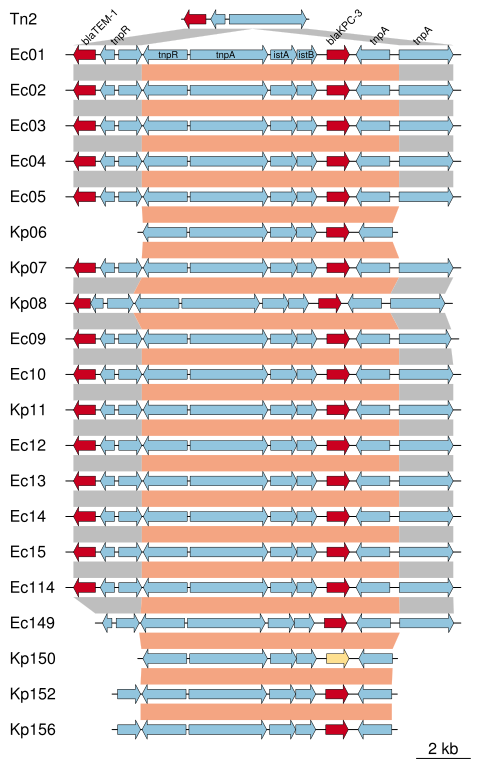

The R source for this figure:
## Gene map of Tn2-Tn4401
## CRE project



###########################
####### IMPORT LIBS #######
###########################

library(genoPlotR)
library(stringr)
library(grid)



###########################
####### DEFINE FUNCS ######
###########################

getter <- function(samp_name){
  
  ## subset just to cre01
  s <- data[data$sample_name == samp_name,]
  
  sample_df <- data.frame(name = c("blaTEM1b", "tnpR_tn2", "tnpA_tn2_left", "tnpR_tn4401", "tnpA_tn4401", "istA_tn4401", "istB_tn4401", "blaKPC3", "tnpA_tn4401_2", "tnpA_tn2_right"),
                          start = c(s$blaTEM1b_begin,
                                    s$tnpR_Tn2_begin,
                                    s$tnpA_Tn2_left_begin,
                                    s$tnpR_Tn4401b_begin, 
                                    s$tnpA_Tn4401b_begin, 
                                    s$istA_Tn4401b_begin, 
                                    s$istB_Tn4401b_begin, 
                                    s$blaKPC3_begin, 
                                    s$tnpA_2_tn4401b_begin,
                                    s$tnpA_Tn2_right_begin),
                          end = c(s$blaTEM1b_end,
                                  s$tnpR_Tn2_end,
                                  s$tnpA_Tn2_left_end,
                                  s$tnpR_Tn4401b_end, 
                                  s$tnpA_Tn4401b_end, 
                                  s$istA_Tn4401b_end, 
                                  s$istB_Tn4401b_end, 
                                  s$blaKPC3_end, 
                                  s$tnpA_2_tn4401b_end,
                                  s$tnpA_Tn2_right_end),
                          strand = c(-1,-1,1,-1,1,1,1,1,-1,1), lwd = 0.5,
                          col = c("#ca0020", "#92c5de", "#92c5de","#92c5de", "#92c5de", "#92c5de", "#92c5de", "#ca0020", "#92c5de", "#92c5de"))
  
  sample_seg <- dna_seg(sample_df)
  
  return(sample_seg)
}
  # This gets start and end coordinates for arrows

comp_getter <- function(df, upper_samp, lower_samp){
  
  u_s <- with(df[names == upper_samp,], c(utlb, utle+1, utrb))
  # get the upper starts
  u_e <- with(df[names == upper_samp,], c(utle, utrb-1, utre))
  # get the upper ends
  l_s <- with(df[names == lower_samp,], c(utlb, utle+1, utrb))
  # get the lower starts
  l_e <- with(df[names == lower_samp,], c(utle, utrb-1, utre))
  # get the lower ends
  
  out_df <- data.frame(start1 = u_s, end1 = u_e, start2 = l_s, end2 = l_e, col = c("gray", "#f4a582", "gray"))
  out_comp <- comparison(out_df)
  return(out_comp)
}
  # This gets coordinates for track comparisons


###########################
######## READ DATA ########
###########################

data <- read.table("final_positions_7_11_fix.txt", header = TRUE, sep = ",")


##########################################
######## EXTRACT THE SEGMENT DATA ########
##########################################

# define the tn2 segment
tn2 <- data.frame(name = c("blaTEMb", "tnpR", "tnpA"), 
                  start = c(150, 1191, 1912), 
                  end = c(1006, 1748, 4917), 
                  strand = c(-1, -1, 1), lwd = 0.5,
                  col = c("#ca0020", "#92c5de", "#92c5de"))
tn2_seg <- dna_seg(tn2)

## Get the easy ones
cre001_seg <- getter("CRE001"); cre002_seg <- getter("CRE002")
cre003_seg <- getter("CRE003"); cre004_seg <- getter("CRE004")
cre005_seg <- getter("CRE005"); cre007_seg <- getter("CRE007")
cre008_seg <- getter("CRE008"); cre009_seg <- getter("CRE009")
cre010_seg <- getter("CRE010"); cre011_seg <- getter("CRE011")
cre012_seg <- getter("CRE012"); cre013_seg <- getter("CRE013")
cre014_seg <- getter("CRE014"); cre015_seg <- getter("CRE015")
cre114_seg <- getter("CRE114")

## Get the difficult ones
## for CRE006 and CRE149
cre006_df <- data.frame(name = c("tnpR_tn4401", "tnpA_tn4401", "istA_tn4401", "istB_tn4401", "blaKPC3", "tnpA_tn4401_2"),
                        start = c(3111,4936,8072,9094,10260,11514), end = c(4826,7965,9097,9873,11141,12833),
                        strand = c(-1,1,1,1,1,-1), lwd = 0.5, col = c("#92c5de", "#92c5de", "#92c5de", "#92c5de", "#ca0020", "#92c5de"))
cre006_seg <- dna_seg(cre006_df)

## for CRE149
cre149_df <- data.frame(name = c("tnpR_tn2", "tnpA_tn2_left", "tnpR_tn4401", "tnpA_tn4401", "istA_tn4401", "istB_tn4401", "blaKPC3", "tnpA_tn4401_2", "tnpA_tn2_right"),
                        start = c(1251,1789,2740,4565,7701,8723,9889,11143,12824), end = c(1621,2685,4451,7590,8722,9498,10766,12458,14924),
                        strand = c(-1,1,-1,1,1,1,1,-1,1), lwd = 0.5, col = c("#92c5de", "#92c5de", "#92c5de", "#92c5de", "#92c5de", "#92c5de", "#ca0020", "#92c5de", "#92c5de"))
cre149_seg <- dna_seg(cre149_df)
# indels were causing funkiness when I tried doing by hand, so just used CRE07 coords, but adjusted tnpR_tn2 down to the correct size for CRE149

## for CRE152, and CRE156
cre152_df <- data.frame(name = c("tnpA_tn2_left", "tnpR_tn4401", "tnpA_tn4401", "istA_tn4401", "istB_tn4401", "blaKPC3", "tnpA_tn4401_2"),
                        start = c(1789,2740,4565,7701,8723,9889,11143), end = c(2685,4451,7590,8722,9498,10766,12458),
                        strand = c(1,-1,1,1,1,1,-1), lwd = 0.5, col = c("#92c5de", "#92c5de", "#92c5de", "#92c5de", "#92c5de", "#ca0020", "#92c5de"))
cre152_seg <- dna_seg(cre152_df)

## for CRE150
cre150_seg <- cre152_seg[-1,]
cre150_seg[cre150_seg$name == "blaKPC3",]$col <- "#fee090"

###########################################
######## GET COMPARISON TRACK DATA ########
###########################################

## comparison boundary extractor
names <- data$sample_name
utlb <- data$blaTEM1_begin # upper_tn2_left_begin
utle <- data$tnpA_Tn2_left_end # upper_tn2_left_end
utrb <- data$tnpA_Tn2_right_begin # upper_tn2_right_begin
utre <- data$tnpA_Tn2_right_end # upper_tn2_right_end
comps <- data.frame(names, utlb, utle, utrb, utre)


tn2_cre001 <- data.frame(start1 = c(150, 2811), end1 = c(2810, 4948), start2 = c(30235, 42904), end2 = c(32895, 45011), col = "gray")
tn2_cre001_comp <- comparison(tn2_cre001)

cre001_cre002 <- comp_getter(comps, "CRE001", "CRE002")
cre002_cre003 <- comp_getter(comps, "CRE002", "CRE003")
cre003_cre004 <- comp_getter(comps, "CRE003", "CRE004")
cre004_cre005 <- comp_getter(comps, "CRE004", "CRE005")
## do cre005_cre006 by hand (below)
## do cre006_cre007 by hand (below)
cre005_cre008 <- comp_getter(comps, "CRE005", "CRE008")
cre008_cre009 <- comp_getter(comps, "CRE008", "CRE009")
cre009_cre010 <- comp_getter(comps, "CRE009", "CRE010")
cre010_cre010 <- comp_getter(comps, "CRE010", "CRE010") # using 10 instead of 11 because of 11's artifactual dup
cre010_cre012 <- comp_getter(comps, "CRE010", "CRE012") # using 10 instead of 11 because of 11's artifactual dup
cre012_cre013 <- comp_getter(comps, "CRE012", "CRE013")
cre013_cre014 <- comp_getter(comps, "CRE013", "CRE014")
cre014_cre015 <- comp_getter(comps, "CRE014", "CRE015")
cre015_cre114 <- comp_getter(comps, "CRE015", "CRE114")
cre114_cre149 <- comp_getter(comps, "CRE114", "CRE149")


## cre005_cre006 comparison track
cre005_cre006_df <- data.frame(start1 = cre005_seg[cre005_seg$name == "tnpA_tn2_left",]$end, 
                               end1 = cre005_seg[cre005_seg$name == "tnpA_tn2_right",]$start,
                               start2 = cre006_seg$start[1], end2 = rev(cre006_seg$end)[1], col = "#f4a582")
cre005_cre006 <- comparison(cre005_cre006_df)

## cre006_cre007 comparison track
## but actually cre006_cre005 because of artifactual dup in 7
cre006_cre005_df <- data.frame(start1 = cre006_seg$start[1], end1 = rev(cre006_seg$end)[1], 
                               start2 = cre005_seg[cre005_seg$name == "tnpA_tn2_left",]$end, 
                               end2 = cre005_seg[cre005_seg$name == "tnpA_tn2_right",]$start, col = "#f4a582")
cre006_cre005 <- comparison(cre006_cre005_df)

## Fix the 114_149 comparison
cre114_cre149 <- comp_getter(comps, "CRE114", "CRE149")
cre114_cre149$end2[1] <- cre149_seg[cre149_seg$name == "tnpR_tn4401",]$start - 1
cre114_cre149$start2[2] <- cre149_seg[cre149_seg$name == "tnpR_tn4401",]$start
cre114_cre149$end2[2] <- cre149_seg[cre149_seg$name == "tnpA_tn2_right",]$start - 1
cre114_cre149$start2[3] <- cre149_seg[cre149_seg$name == "tnpA_tn2_right",]$start
cre114_cre149$end2[3] <- cre149_seg[cre149_seg$name == "tnpA_tn2_right",]$end

## Make 149_150 comparison
cre149_cre150_df <- data.frame(start1 = cre149_seg[cre149_seg$name == "tnpA_tn2_left",]$end, 
                               end1 = cre149_seg[cre149_seg$name == "tnpA_tn2_right",]$start,
                               start2 = cre152_seg$end[1], end2 = rev(cre152_seg$end)[1], col = "#f4a582")
cre149_cre150 <- comparison(cre149_cre150_df)

## Make 150_152 comparison
cre150_cre152_df <- data.frame(start1 = cre152_seg$end[1], 
                               end1 = rev(cre152_seg$end)[1],
                               start2 = cre152_seg$end[1], end2 = rev(cre152_seg$end)[1], col = "#f4a582")
cre150_cre152 <- comparison(cre150_cre152_df)

###########################
####### PLOTTING IT #######
###########################


dna_segs <- list(tn2_seg, cre001_seg, cre002_seg, cre003_seg, cre004_seg, cre005_seg, cre006_seg, cre005_seg, cre008_seg, cre009_seg, cre010_seg, cre010_seg, cre012_seg, cre013_seg, cre014_seg, cre015_seg, cre114_seg, cre149_seg, cre150_seg, cre152_seg, cre152_seg)
comparisons <- list(tn2_cre001_comp, cre001_cre002, cre002_cre003, cre003_cre004, cre004_cre005, cre005_cre006, cre006_cre005, cre005_cre008, cre008_cre009, cre009_cre010, cre010_cre010, cre010_cre012, cre012_cre013, cre013_cre014, cre014_cre015, cre015_cre114, cre114_cre149, cre149_cre150, cre150_cre152, cre150_cre152)
names(dna_segs) <- c("Tn2", "Ec01", "Ec02", "Ec03", "Ec04", "Ec05", "Kp06", "Kp07", "Kp08", "Ec09", "Ec10", "Kp11", "Ec12", "Ec13", "Ec14", "Ec15", "Ec114", "Ec149", "Kp150", "Kp152", "Kp156") 


svg("genoplot.svg", height = 8, width = 5)

plot_gene_map(dna_segs = dna_segs, comparisons = comparisons, offsets = c(4500,0,0,0,0,0,2800,0,0,0,0,0,0,0,0,0,0,1500,2800,1800,1800), plot_new = FALSE)
grid.text("blaTEM-1", x = 0.18, y = 0.94, rot = 45, just = c("left", "bottom"), gp=gpar(fontsize=8, col="black"))
grid.text("tnpR", x = 0.24, y = 0.94, rot = 45, just = c("left", "bottom"), gp=gpar(fontsize=8, col="black"))
grid.text("tnpR", x = 0.33, y = 0.924, rot = 0, just = c("left", "bottom"), gp=gpar(fontsize=7, col="black"))
grid.text("tnpA", x = 0.45, y = 0.924, rot = 0, just = c("left", "bottom"), gp=gpar(fontsize=7, col="black"))
grid.text("istA", x = 0.57, y = 0.924, rot = 0, just = c("left", "bottom"), gp=gpar(fontsize=7, col="black"))
grid.text("istB", x = 0.622, y = 0.924, rot = 0, just = c("left", "bottom"), gp=gpar(fontsize=7, col="black"))
grid.text("blaKPC-3", x = 0.69, y = 0.94, rot = 45, just = c("left", "bottom"), gp=gpar(fontsize=8, col="black"))
grid.text("tnpA", x = 0.78, y = 0.94, rot = 45, just = c("left", "bottom"), gp=gpar(fontsize=8, col="black"))
grid.text("tnpA", x = 0.87, y = 0.94, rot = 45, just = c("left", "bottom"), gp=gpar(fontsize=8, col="black"))

dev.off()


## Notes
# cre06 and cre150 are same length wrt tn2 / 4401
# cre152 and 156 are pretty much identical

# cre08 may or may not have some indels in the 5' end of tn2
# looking at IGV pileup of cre08 vs cre01, seems like the "deletion" in the 5' end of tn2
# has pretty similar coverage to the tn4401 element, consistent with the same tn2-tn4401 element
# clearly doesn't have the same entire plasmid
# cre008 also has an intact blaTEM, which `cre008_seg` misrepresents, so just use cre005 for this
# hold on though, cre008 clearly has snps relative to the others, so 

# so just use `cre007_seg` as a stand-in
# cre007 and cre011 are identical to the others from beginning of blaTEM through end of tn2 element...
# with the exception of that repeated sequence in between blaKPC and tnpA_tn4401_2...
# which I determined to be a de novo assembly artifact (see lab notebook).
# So use cre005 and cre010 as standins for these.



##############################
####### MAKING PLAMIDS #######
##############################
library(ggplot2)

data <- read.table("pblaKPC-3_coords", header = TRUE, sep = ",")

data$width <- data$end - data$start # add a width column

data$index <- nrow(data):1

p <- ggplot(data, aes(xmin = start, xmax = end, ymin = index - 0.01, ymax = index + 0.01)) + labs(x = "Plasmid Length") +
  geom_rect(fill = "black") + theme_bw() + scale_y_continuous(breaks = length(data$sample):1, labels = data$sample) +
  geom_rect(aes(xmin=3066, xmax=13058, ymin = index - 0.3, ymax = index + 0.3), fill = "#f4a582") +
  geom_rect(aes(xmin=3110, xmax=4818, ymin = index - 0.2, ymax = index + 0.2), fill = "#92c5de", color = "black", size = 0.3) +
  geom_rect(aes(xmin=4936, xmax=7957, ymin = index - 0.2, ymax = index + 0.2), fill = "#92c5de", color = "black", size = 0.3) +
  geom_rect(aes(xmin=8071, xmax=9088, ymin = index - 0.2, ymax = index + 0.2), fill = "#92c5de", color = "black", size = 0.3) +
  geom_rect(aes(xmin=9094, xmax=9861, ymin = index - 0.2, ymax = index + 0.2), fill = "#92c5de", color = "black", size = 0.3) +
  geom_rect(aes(xmin=10256, xmax=11129, ymin = index - 0.2, ymax = index + 0.2), fill = "#ca0020", color = "black", size = 0.3) +
  geom_rect(aes(xmin=11390, xmax=12698, ymin = index - 0.2, ymax = index + 0.2), fill = "#92c5de", color = "black", size = 0.3) +
  theme(panel.border = element_blank(), 
        panel.grid.major = element_blank(),
        panel.grid.minor = element_blank(), 
        axis.ticks.y = element_blank(),
        axis.line.x = element_line(),
        axis.text.y = element_text(size = rel(1.2)),
        axis.title.x = element_text(size = rel(0.8)))
## Coordinates are based of Ec04.
## Harcoded coordinates here and in input data file are approximate.

##############################
####### COMBINED PLOT PLAMIDS #######
##############################

svg("plasmid_map.svg", width = 7, height = 7)

grid.newpage()

print(p, vp = viewport(x=0, width=0.4, height=0.95,
                       just="left", name="left"))

pushViewport(viewport(x=1, y = 0.52, width=0.6, height=0.921,
                      just= "right", name="right"))

plot_gene_map(dna_segs = dna_segs, comparisons = comparisons, offsets = c(4500,0,0,0,0,0,2800,0,0,0,0,0,0,0,0,0,0,1500,2800,1800,1800), plot_new = FALSE)
grid.text("blaTEM-1", x = 0.20, y = 0.94, rot = 45, just = c("left", "bottom"), gp=gpar(fontsize=8, col="black"))
grid.text("tnpR", x = 0.25, y = 0.94, rot = 45, just = c("left", "bottom"), gp=gpar(fontsize=8, col="black"))
grid.text("tnpR", x = 0.34, y = 0.9175, rot = 0, just = c("left", "bottom"), gp=gpar(fontsize=7, col="black"))
grid.text("tnpA", x = 0.46, y = 0.9175, rot = 0, just = c("left", "bottom"), gp=gpar(fontsize=7, col="black"))
grid.text("istA", x = 0.575, y = 0.9175, rot = 0, just = c("left", "bottom"), gp=gpar(fontsize=7, col="black"))
grid.text("istB", x = 0.625, y = 0.9175, rot = 0, just = c("left", "bottom"), gp=gpar(fontsize=7, col="black"))
grid.text("blaKPC-3", x = 0.71, y = 0.94, rot = 45, just = c("left", "bottom"), gp=gpar(fontsize=8, col="black"))
grid.text("tnpA", x = 0.78, y = 0.94, rot = 45, just = c("left", "bottom"), gp=gpar(fontsize=8, col="black"))
grid.text("tnpA", x = 0.87, y = 0.94, rot = 45, just = c("left", "bottom"), gp=gpar(fontsize=8, col="black"))

upViewport(1)

grid.text("A", x = 0.02, y = 0.97, gp=gpar(fontsize=20, col="black"))
grid.text("B", x = 0.39, y = 0.97, gp=gpar(fontsize=20, col="black"))


dev.off()

